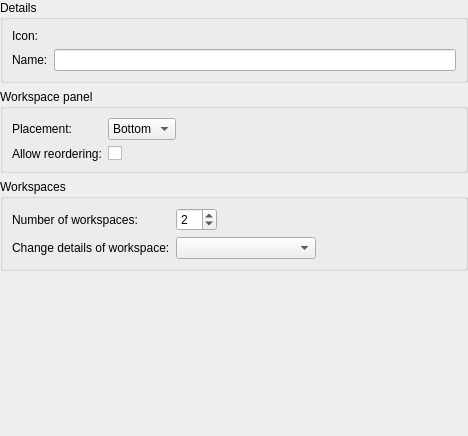
<?xml version="1.0" encoding="UTF-8"?>
<ui version="4.0">
 <class>Core::Internal::WorkspaceSettings</class>
 <widget class="QWidget" name="Core::Internal::WorkspaceSettings">
  <property name="geometry">
   <rect>
    <x>0</x>
    <y>0</y>
    <width>468</width>
    <height>436</height>
   </rect>
  </property>
  <property name="sizePolicy">
   <sizepolicy hsizetype="Preferred" vsizetype="Preferred">
    <horstretch>0</horstretch>
    <verstretch>0</verstretch>
   </sizepolicy>
  </property>
  <property name="windowTitle">
   <string>Form</string>
  </property>
  <layout class="QVBoxLayout" name="verticalLayout_2">
   <property name="margin">
    <number>0</number>
   </property>
   <item>
    <widget class="QScrollArea" name="scrollArea">
     <property name="frameShape">
      <enum>QFrame::NoFrame</enum>
     </property>
     <property name="frameShadow">
      <enum>QFrame::Plain</enum>
     </property>
     <property name="widgetResizable">
      <bool>true</bool>
     </property>
     <widget class="QWidget" name="scrollAreaWidgetContents">
      <property name="geometry">
       <rect>
        <x>0</x>
        <y>0</y>
        <width>468</width>
        <height>436</height>
       </rect>
      </property>
      <layout class="QVBoxLayout" name="verticalLayout">
       <property name="margin">
        <number>0</number>
       </property>
       <item>
        <widget class="QGroupBox" name="groupBox_2">
         <property name="sizePolicy">
          <sizepolicy hsizetype="Preferred" vsizetype="Preferred">
           <horstretch>0</horstretch>
           <verstretch>0</verstretch>
          </sizepolicy>
         </property>
         <property name="title">
          <string>Details</string>
         </property>
         <layout class="QGridLayout" name="gridLayout">
          <item row="2" column="0">
           <widget class="QLabel" name="label_2">
            <property name="text">
             <string>Icon:</string>
            </property>
           </widget>
          </item>
          <item row="2" column="1">
           <widget class="Utils::PathChooser" name="iconPathChooser" native="true"/>
          </item>
          <item row="3" column="1">
           <widget class="QLineEdit" name="nameEdit"/>
          </item>
          <item row="3" column="0">
           <widget class="QLabel" name="label_3">
            <property name="text">
             <string>Name:</string>
            </property>
           </widget>
          </item>
         </layout>
        </widget>
       </item>
       <item>
        <widget class="QGroupBox" name="groupBox_3">
         <property name="title">
          <string>Workspace panel</string>
         </property>
         <layout class="QGridLayout" name="gridLayout_3">
          <item row="0" column="0">
           <widget class="QLabel" name="label_6">
            <property name="text">
             <string>Placement:</string>
            </property>
           </widget>
          </item>
          <item row="1" column="0">
           <widget class="QLabel" name="label_7">
            <property name="text">
             <string>Allow reordering:</string>
            </property>
           </widget>
          </item>
          <item row="0" column="1">
           <widget class="QComboBox" name="comboBoxTabBarPlacement">
            <property name="sizePolicy">
             <sizepolicy hsizetype="Preferred" vsizetype="Fixed">
              <horstretch>0</horstretch>
              <verstretch>0</verstretch>
             </sizepolicy>
            </property>
            <property name="currentIndex">
             <number>1</number>
            </property>
            <item>
             <property name="text">
              <string>Top</string>
             </property>
            </item>
            <item>
             <property name="text">
              <string>Bottom</string>
             </property>
            </item>
           </widget>
          </item>
          <item row="1" column="1">
           <widget class="QCheckBox" name="checkBoxAllowTabMovement">
            <property name="text">
             <string/>
            </property>
           </widget>
          </item>
          <item row="0" column="2">
           <spacer name="horizontalSpacer_2">
            <property name="orientation">
             <enum>Qt::Horizontal</enum>
            </property>
            <property name="sizeHint" stdset="0">
             <size>
              <width>40</width>
              <height>20</height>
             </size>
            </property>
           </spacer>
          </item>
         </layout>
        </widget>
       </item>
       <item>
        <widget class="QGroupBox" name="groupBox">
         <property name="sizePolicy">
          <sizepolicy hsizetype="Preferred" vsizetype="Preferred">
           <horstretch>0</horstretch>
           <verstretch>0</verstretch>
          </sizepolicy>
         </property>
         <property name="title">
          <string>Workspaces</string>
         </property>
         <layout class="QGridLayout" name="gridLayout_2">
          <item row="0" column="0">
           <widget class="QLabel" name="label">
            <property name="text">
             <string>Number of workspaces:</string>
            </property>
           </widget>
          </item>
          <item row="0" column="2">
           <widget class="QSpinBox" name="numberOfWorkspacesSpinBox">
            <property name="sizePolicy">
             <sizepolicy hsizetype="Fixed" vsizetype="Fixed">
              <horstretch>0</horstretch>
              <verstretch>0</verstretch>
             </sizepolicy>
            </property>
            <property name="minimum">
             <number>1</number>
            </property>
            <property name="maximum">
             <number>10</number>
            </property>
            <property name="value">
             <number>2</number>
            </property>
           </widget>
          </item>
          <item row="2" column="0">
           <widget class="QLabel" name="label_5">
            <property name="text">
             <string>Change details of workspace:</string>
            </property>
           </widget>
          </item>
          <item row="2" column="2">
           <widget class="QComboBox" name="workspaceComboBox">
            <property name="sizePolicy">
             <sizepolicy hsizetype="MinimumExpanding" vsizetype="Fixed">
              <horstretch>0</horstretch>
              <verstretch>0</verstretch>
             </sizepolicy>
            </property>
           </widget>
          </item>
          <item row="2" column="3">
           <spacer name="horizontalSpacer">
            <property name="orientation">
             <enum>Qt::Horizontal</enum>
            </property>
            <property name="sizeHint" stdset="0">
             <size>
              <width>40</width>
              <height>20</height>
             </size>
            </property>
           </spacer>
          </item>
         </layout>
        </widget>
       </item>
       <item>
        <spacer name="verticalSpacer">
         <property name="orientation">
          <enum>Qt::Vertical</enum>
         </property>
         <property name="sizeHint" stdset="0">
          <size>
           <width>20</width>
           <height>40</height>
          </size>
         </property>
        </spacer>
       </item>
      </layout>
     </widget>
    </widget>
   </item>
  </layout>
 </widget>
 <customwidgets>
  <customwidget>
   <class>Utils::PathChooser</class>
   <extends>QWidget</extends>
   <header>utils/pathchooser.h</header>
   <container>1</container>
  </customwidget>
 </customwidgets>
 <resources/>
 <connections/>
</ui>
